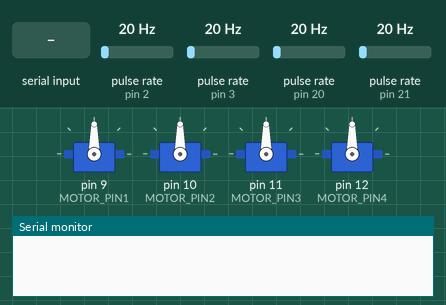
Simulated run of this sketch. Board: Arduino Mega 2560, built with avr-gcc and run on an emulated ATmega2560. On the bench: 4 × servo, the last lines printed to the serial monitor. Wiring (inferred from the names in the program): 4 × pulse sensor: data pin 2 / data pin 3 / data pin 20 / data pin 21. The test bench sets the inputs (shaded band); at power-on: pulse rate (sensors on pin 2, pin 3, pin 20, pin 21) 20 Hz.

Above: at 1.2 s.
1.3 s: "w" received over the second serial link
At 2.5 s:
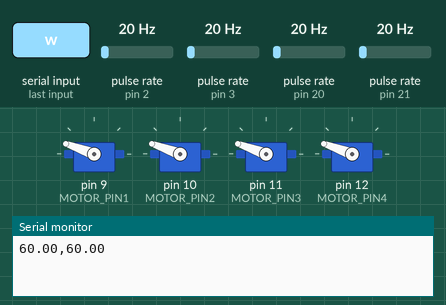
2.8 s: "s" received over the second serial link
At 3.8 s:
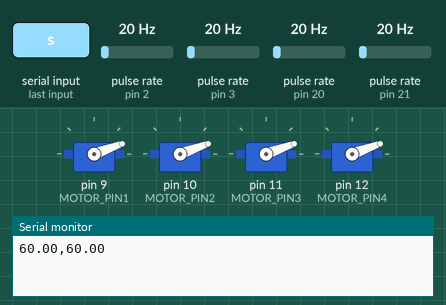
4.3 s: "d" received over the second serial link
At 5.0 s:
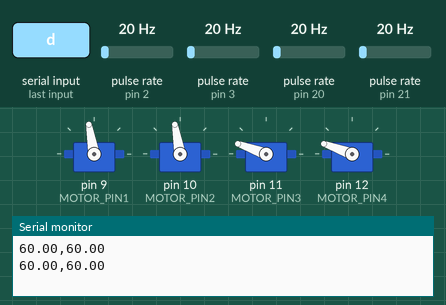
5.8 s: "a" received over the second serial link
At 6.1 s:
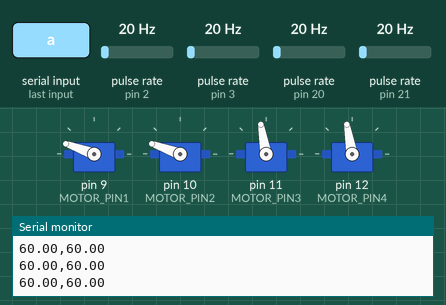
7.3 s: "c" received over the second serial link
At 8.5 s:
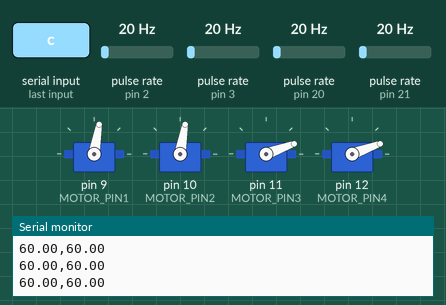
8.8 s: "z" received over the second serial link
At 9.6 s:
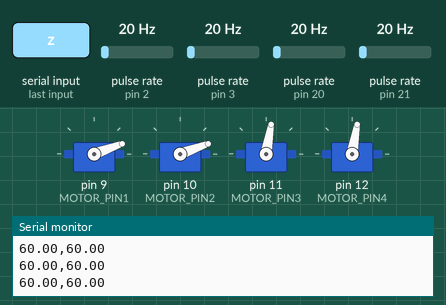
Timing chart, 0 to 11.3 s (numbered marks = the images above; inputs shaded):
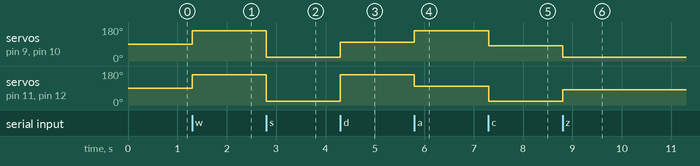

Measured:
- after the input at 1.3 s, servo on pin 9 (MOTOR_PIN1), servo on pin 10 (MOTOR_PIN2), servo on pin 11 (MOTOR_PIN3), servo on pin 12 (MOTOR_PIN4): 90° → 160° at once
- after the input at 2.8 s, servo on pin 9 (MOTOR_PIN1), servo on pin 10 (MOTOR_PIN2), servo on pin 11 (MOTOR_PIN3), servo on pin 12 (MOTOR_PIN4): 160° → 20° at once
- after the input at 4.3 s, servo on pin 9 (MOTOR_PIN1), servo on pin 10 (MOTOR_PIN2): 20° → 100° at once; servo on pin 11 (MOTOR_PIN3), servo on pin 12 (MOTOR_PIN4): 20° → 160° at once
- after the input at 5.8 s, servo on pin 9 (MOTOR_PIN1), servo on pin 10 (MOTOR_PIN2): 100° → 160° at once; servo on pin 11 (MOTOR_PIN3), servo on pin 12 (MOTOR_PIN4): 160° → 100° at once
- after the input at 7.3 s, servo on pin 9 (MOTOR_PIN1), servo on pin 10 (MOTOR_PIN2): 160° → 80° at once; servo on pin 11 (MOTOR_PIN3), servo on pin 12 (MOTOR_PIN4): 100° → 20° at once
- after the input at 8.8 s, servo on pin 9 (MOTOR_PIN1), servo on pin 10 (MOTOR_PIN2): 80° → 20° at once; servo on pin 11 (MOTOR_PIN3), servo on pin 12 (MOTOR_PIN4): 20° → 80° at once

The sketch:

codigo_arduino_vision.ino
```cpp
#include <Servo.h>

Servo motor1, motor2, motor3, motor4;

#define MOTOR_PIN1 9
#define MOTOR_PIN2 10
#define MOTOR_PIN3 11
#define MOTOR_PIN4 12

#define ENCODER1_PIN 2
#define ENCODER2_PIN 3
#define ENCODER3_PIN 21
#define ENCODER4_PIN 20

volatile int pulseCount1 = 0;
volatile int pulseCount2 = 0;
volatile int pulseCount3 = 0;
volatile int pulseCount4 = 0;

unsigned long lastTime = 0;
float rpm_right = 0;
float rpm_left = 0;

char ultimoComandoManual = 'x';

void countPulse1() { pulseCount1++; }
void countPulse2() { pulseCount2++; }
void countPulse3() { pulseCount3++; }
void countPulse4() { pulseCount4++; }

void detener() {
  motor1.write(90);
  motor2.write(90);
  motor3.write(90);
  motor4.write(90);
}

void avanzar() {
  motor1.write(160);
  motor2.write(160);
  motor3.write(160);
  motor4.write(160);
}

void retroceder() {
  motor1.write(20);
  motor2.write(20);
  motor3.write(20);
  motor4.write(20);
}

void girarDerecha() {
  motor1.write(100);
  motor2.write(100);
  motor3.write(160);
  motor4.write(160);
}

void girarIzquierda() {
  motor1.write(160);
  motor2.write(160);
  motor3.write(100);
  motor4.write(100);
}

void ejecutarManual(char command) {
  switch (command) {
    case 'w': avanzar(); break;
    case 's': retroceder(); break;
    case 'x': detener(); break;
    case 'd': girarDerecha(); break;
    case 'a': girarIzquierda(); break;

    case 'c':
      motor1.write(80); motor2.write(80);
      motor3.write(20); motor4.write(20);
      break;

    case 'z':
      motor1.write(20); motor2.write(20);
      motor3.write(80); motor4.write(80);
      break;

    case 'q':
      motor1.write(160); motor2.write(160);
      motor3.write(20); motor4.write(20);
      break;

    case 'e':
      motor1.write(20); motor2.write(20);
      motor3.write(160); motor4.write(160);
      break;
  }
}

void ejecutarVision(char command) {
  switch (command) {
    case 'X': detener(); break;
    case 'D': girarDerecha(); break;
    case 'A': girarIzquierda(); break;

    // SEGURO y ALERTA no reemplazan el mando manual.
    case 'O':
    case 'L':
      ejecutarManual(ultimoComandoManual);
      break;
  }
}

void calculateRPM() {
  unsigned long currentTime = millis();

  if (currentTime - lastTime >= 2000) {
    float rpm_motor1 = (pulseCount1 / 20.0) * 30.0;
    float rpm_motor2 = (pulseCount2 / 20.0) * 30.0;
    float rpm_motor3 = (pulseCount3 / 20.0) * 30.0;
    float rpm_motor4 = (pulseCount4 / 20.0) * 30.0;

    rpm_right = (rpm_motor1 + rpm_motor3) / 2.0;
    rpm_left = (rpm_motor2 + rpm_motor4) / 2.0;

    pulseCount1 = 0;
    pulseCount2 = 0;
    pulseCount3 = 0;
    pulseCount4 = 0;
    lastTime = currentTime;

    Serial.print(rpm_right);
    Serial.print(',');
    Serial.println(rpm_left);
  }
}

void setup() {
  motor1.attach(MOTOR_PIN1);
  motor2.attach(MOTOR_PIN2);
  motor3.attach(MOTOR_PIN3);
  motor4.attach(MOTOR_PIN4);

  Serial.begin(9600);   // USB Jetson <-> Arduino
  Serial1.begin(9600);  // Bluetooth / APK

  pinMode(ENCODER1_PIN, INPUT_PULLUP);
  pinMode(ENCODER2_PIN, INPUT_PULLUP);
  pinMode(ENCODER3_PIN, INPUT_PULLUP);
  pinMode(ENCODER4_PIN, INPUT_PULLUP);

  attachInterrupt(digitalPinToInterrupt(ENCODER1_PIN), countPulse1, RISING);
  attachInterrupt(digitalPinToInterrupt(ENCODER2_PIN), countPulse2, RISING);
  attachInterrupt(digitalPinToInterrupt(ENCODER3_PIN), countPulse3, RISING);
  attachInterrupt(digitalPinToInterrupt(ENCODER4_PIN), countPulse4, RISING);

  detener();
}

void loop() {
  // Control manual existente desde la APK/Bluetooth.
  if (Serial1.available() > 0) {
    ultimoComandoManual = Serial1.read();
    ejecutarManual(ultimoComandoManual);
  }

  // Capa visual proveniente de puente_arduino.py.
  if (Serial.available() > 0) {
    char commandVision = Serial.read();
    ejecutarVision(commandVision);
  }

  calculateRPM();
}
```
